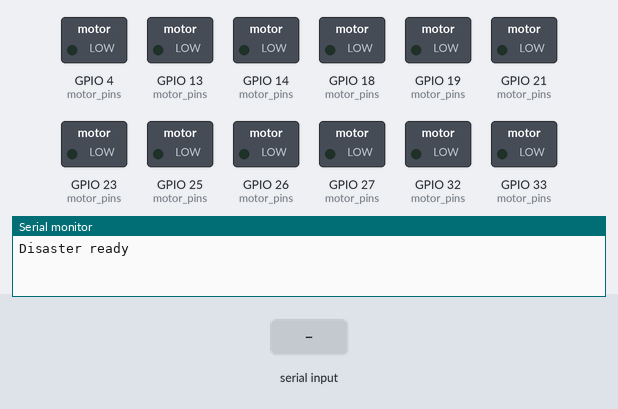
The sketch below on a simulated ESP32. On the bench: switched loads named in the sketch (green lamp = pin HIGH), the last lines printed to the serial monitor. The test bench sets the inputs (shaded band). Nothing arrives over Bluetooth unless stated.

Above: at 1.2 s.
1.3 s: "minus~" received over the second serial link
At 2.1 s:
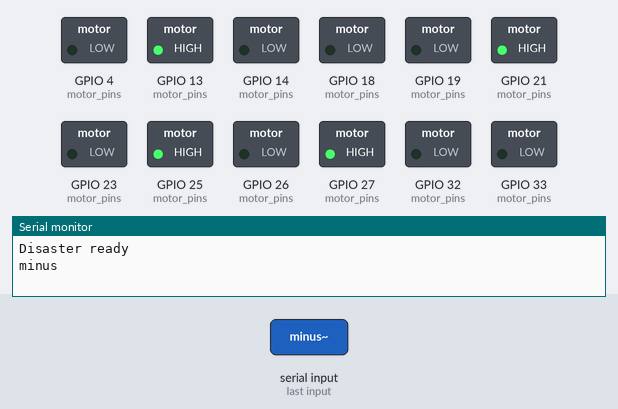
2.8 s: "w~" received over the second serial link
At 4.0 s:
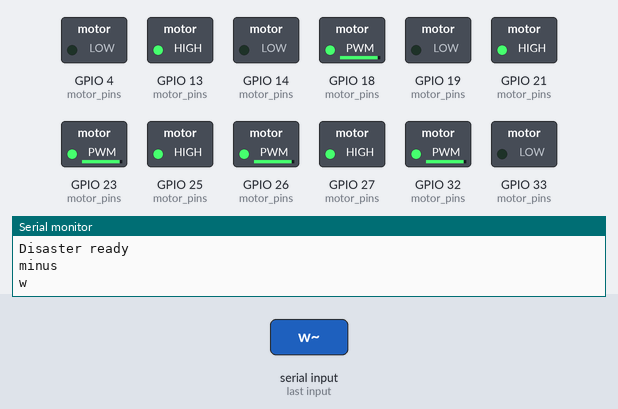
4.3 s: "a~" received over the second serial link
At 5.3 s:
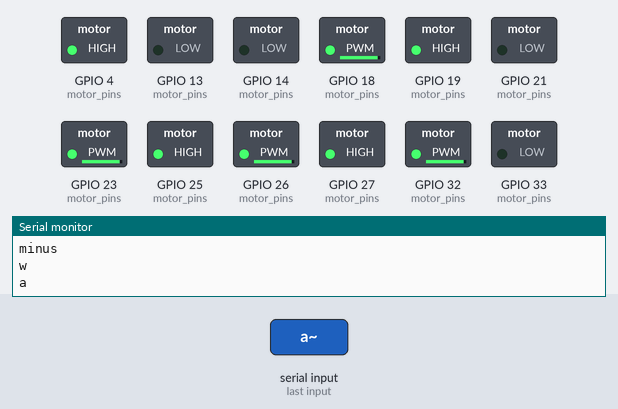
5.8 s: "s~" received over the second serial link
At 6.3 s:
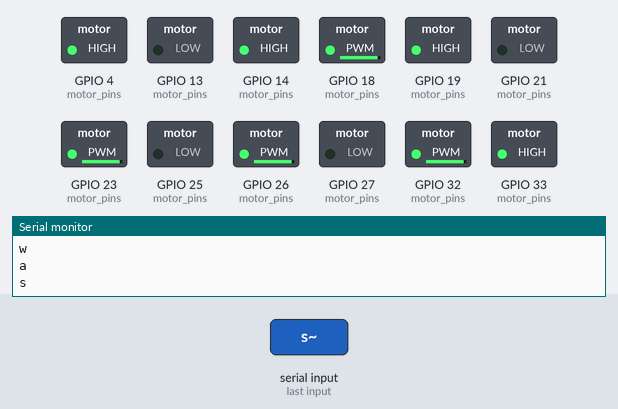
7.3 s: "d~" received over the second serial link
At 8.5 s:
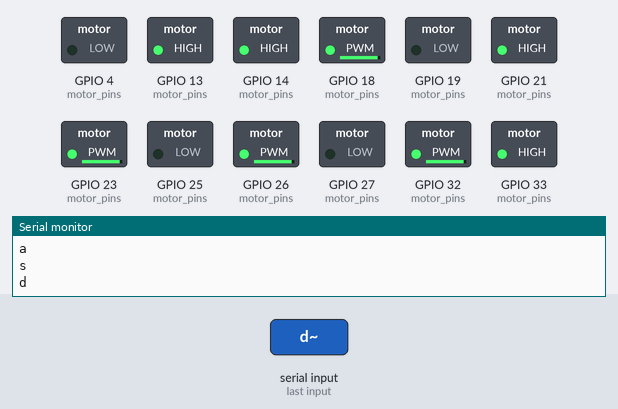
8.8 s: "aw~" received over the second serial link
At 9.5 s:
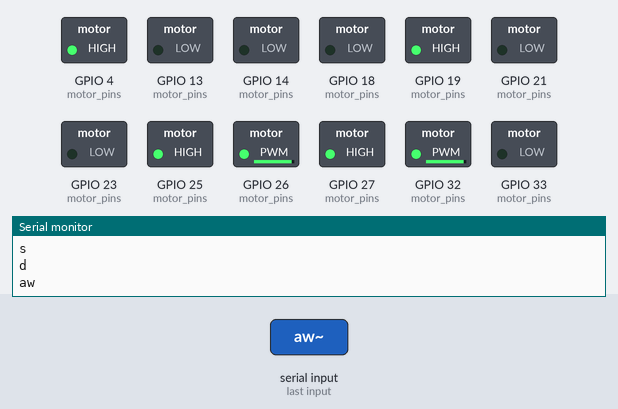
Timing chart, 0 to 11.3 s (numbered marks = the images above; inputs shaded):
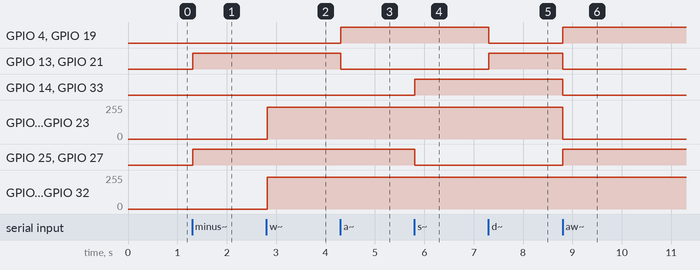

Measured:
- after the input at 1.3 s, GPIO 13 (motor_pins), GPIO 21 (motor_pins), GPIO 25 (motor_pins), GPIO 27 (motor_pins): LOW → HIGH at once
- after the input at 2.8 s, GPIO 18 (motor_pins), GPIO 23 (motor_pins), GPIO 26 (motor_pins), GPIO 32 (motor_pins): 0/255 → 240/255 at once
- after the input at 4.3 s, GPIO 4 (motor_pins), GPIO 19 (motor_pins): LOW → HIGH at once; GPIO 13 (motor_pins), GPIO 21 (motor_pins): HIGH → LOW at once
- after the input at 5.8 s, GPIO 14 (motor_pins), GPIO 33 (motor_pins): LOW → HIGH at once; GPIO 25 (motor_pins), GPIO 27 (motor_pins): HIGH → LOW at once
- after the input at 7.3 s, GPIO 4 (motor_pins), GPIO 19 (motor_pins): HIGH → LOW at once; GPIO 13 (motor_pins), GPIO 21 (motor_pins): LOW → HIGH at once
- after the input at 8.8 s, GPIO 4 (motor_pins), GPIO 19 (motor_pins), GPIO 25 (motor_pins), GPIO 27 (motor_pins): LOW → HIGH at once; GPIO 13 (motor_pins), GPIO 14 (motor_pins), GPIO 21 (motor_pins), GPIO 33 (motor_pins): HIGH → LOW at once; GPIO 18 (motor_pins), GPIO 23 (motor_pins): 240/255 → 0/255 at once

The sketch:

Omni.ino
```cpp
#include "BluetoothSerial.h"

#if !defined(CONFIG_BT_ENABLED) || !defined(CONFIG_BLUEDROID_ENABLED)
#error Bluetooth is not enabled! Please run `make menuconfig` to and enable it
#endif

#if !defined(CONFIG_BT_SPP_ENABLED)
#error Serial Bluetooth not available or not enabled. It is only available for the ESP32 chip.
#endif

BluetoothSerial SerialBT;

// Motor 1 (Front Right)
const int motor1_in1 = 25;  // White
const int motor1_in2 = 33;  // Gray
const int motor1_ena = 26;  // Purple

// Motor 2 (Front Left)
const int motor2_in1 = 21;  // Green
const int motor2_in2 = 19;  // Blue
const int motor2_ena = 18;  // White

// Motor 3 (Back Left)
const int motor3_in1 = 27;  // Violet
const int motor3_in2 = 14;  // Gray
const int motor3_ena = 32;  // Purple

// Motor 4 (Back Right)
const int motor4_in1 = 13;  // Blue
const int motor4_in2 = 4;   // Purple
const int motor4_ena = 23;   // White

// Speed (0-255)
int currentSpeed = 250;

void setup() {
  Serial.begin(115200);
  SerialBT.begin("IntentionalDisaster");

  int motor_pins[] = {
    motor1_in1, motor1_in2, motor1_ena,
    motor2_in1, motor2_in2, motor2_ena,
    motor3_in1, motor3_in2, motor3_ena,
    motor4_in1, motor4_in2, motor4_ena
  };

  for (int i = 0; i < 12; i++) {
    pinMode(motor_pins[i], OUTPUT);
  }

  Serial.println("Disaster ready");
}

// Function to control a motor
void controlMotor(int in1, int in2, int ena, int speed, bool forward) {
  digitalWrite(in1, forward);
  digitalWrite(in2, !forward);
  analogWrite(ena, speed);
}

// Move forward (adjusted for reversed motor)
void moveForward(int speed) {
  controlMotor(motor1_in1, motor1_in2, motor1_ena, speed, true);
  controlMotor(motor2_in1, motor2_in2, motor2_ena, speed, true);
  controlMotor(motor3_in1, motor3_in2, motor3_ena, speed, true);
  controlMotor(motor4_in1, motor4_in2, motor4_ena, speed, true);
}

// Move backward
void moveBackward(int speed) {
  controlMotor(motor1_in1, motor1_in2, motor1_ena, speed, false);
  controlMotor(motor2_in1, motor2_in2, motor2_ena, speed, false);
  controlMotor(motor3_in1, motor3_in2, motor3_ena, speed, false);
  controlMotor(motor4_in1, motor4_in2, motor4_ena, speed, false);
}

// Move left
void moveLeft(int speed) {
  controlMotor(motor1_in1, motor1_in2, motor1_ena, speed, true);
  controlMotor(motor2_in1, motor2_in2, motor2_ena, speed, false);
  controlMotor(motor3_in1, motor3_in2, motor3_ena, speed, true);
  controlMotor(motor4_in1, motor4_in2, motor4_ena, speed, false);
}

// Move right
void moveRight(int speed) {
  controlMotor(motor1_in1, motor1_in2, motor1_ena, speed, false);
  controlMotor(motor2_in1, motor2_in2, motor2_ena, speed, true);
  controlMotor(motor3_in1, motor3_in2, motor3_ena, speed, false);
  controlMotor(motor4_in1, motor4_in2, motor4_ena, speed, true);
}

// Move Diagonal Right
void moveDiagonalRight(int speed) {
  controlMotor(motor1_in1, motor1_in2, motor1_ena, 0, false);
  controlMotor(motor2_in1, motor2_in2, motor2_ena, speed, true);
  controlMotor(motor3_in1, motor3_in2, motor3_ena, 0, false);
  controlMotor(motor4_in1, motor4_in2, motor4_ena, speed, true);
}

// Move Diagonal Left
void moveDiagonalLeft(int speed) {
  controlMotor(motor1_in1, motor1_in2, motor1_ena, speed, true);
  controlMotor(motor2_in1, motor2_in2, motor2_ena, 0, false);
  controlMotor(motor3_in1, motor3_in2, motor3_ena, speed, true);
  controlMotor(motor4_in1, motor4_in2, motor4_ena, 0, false);
}

// Move Diagonal Right Reverse
void moveDiagonalRightReverse(int speed) {
  controlMotor(motor1_in1, motor1_in2, motor1_ena, speed, false);
  controlMotor(motor2_in1, motor2_in2, motor2_ena, 0, false);
  controlMotor(motor3_in1, motor3_in2, motor3_ena, speed, false);
  controlMotor(motor4_in1, motor4_in2, motor4_ena, 0, false);
}

// Move Diagonal Left Reverse
void moveDiagonalLeftReverse(int speed) {
  controlMotor(motor1_in1, motor1_in2, motor1_ena, 0, false);
  controlMotor(motor2_in1, motor2_in2, motor2_ena, speed, false);
  controlMotor(motor3_in1, motor3_in2, motor3_ena, 0, false);
  controlMotor(motor4_in1, motor4_in2, motor4_ena, speed, false);
}

// Spin Right
void spinRight(int speed) {
  controlMotor(motor1_in1, motor1_in2, motor1_ena, speed, false);
  controlMotor(motor2_in1, motor2_in2, motor2_ena, speed, true);
  controlMotor(motor3_in1, motor3_in2, motor3_ena, speed, true);
  controlMotor(motor4_in1, motor4_in2, motor4_ena, speed, false);
}

// Spin Left
void spinLeft(int speed) {
  controlMotor(motor1_in1, motor1_in2, motor1_ena, speed, true);
  controlMotor(motor2_in1, motor2_in2, motor2_ena, speed, false);
  controlMotor(motor3_in1, motor3_in2, motor3_ena, speed, false);
  controlMotor(motor4_in1, motor4_in2, motor4_ena, speed, true);
}

// Turn Right
void turnRight(int speed) {
  controlMotor(motor1_in1, motor1_in2, motor1_ena, 0, false);
  controlMotor(motor2_in1, motor2_in2, motor2_ena, speed, true);
  controlMotor(motor3_in1, motor3_in2, motor3_ena, speed, true);
  controlMotor(motor4_in1, motor4_in2, motor4_ena, 0, false);
}

// Turn Left
void turnLeft(int speed) {
  controlMotor(motor1_in1, motor1_in2, motor1_ena, speed, true);
  controlMotor(motor2_in1, motor2_in2, motor2_ena, 0, false);
  controlMotor(motor3_in1, motor3_in2, motor3_ena, 0, false);
  controlMotor(motor4_in1, motor4_in2, motor4_ena, speed, true);
}

// Rotate Right
void rotateRight(int speed) {
  controlMotor(motor1_in1, motor1_in2, motor1_ena, speed, false);
  controlMotor(motor2_in1, motor2_in2, motor2_ena, speed, true);
  controlMotor(motor3_in1, motor3_in2, motor3_ena, 0, false);
  controlMotor(motor4_in1, motor4_in2, motor4_ena, 0, false);
}

// Rotate Left
void rotateLeft(int speed) {
  controlMotor(motor1_in1, motor1_in2, motor1_ena, speed, true);
  controlMotor(motor2_in1, motor2_in2, motor2_ena, speed, false);
  controlMotor(motor3_in1, motor3_in2, motor3_ena, 0, false);
  controlMotor(motor4_in1, motor4_in2, motor4_ena, 0, false);
}


// Stop all motors
void stopMotors() {
  controlMotor(motor1_in1, motor1_in2, motor1_ena, 0, true);
  controlMotor(motor2_in1, motor2_in2, motor2_ena, 0, true);
  controlMotor(motor3_in1, motor3_in2, motor3_ena, 0, true);
  controlMotor(motor4_in1, motor4_in2, motor4_ena, 0, true);
}

void loop() {
  if (Serial.available()) {
    SerialBT.write(Serial.read());
  }
  if (SerialBT.available()) {
    String action = SerialBT.readStringUntil('~');
    Serial.println(action);

    if (action.equals("minus")) {
      if (currentSpeed - 10 >= 80) currentSpeed -= 10;
      SerialBT.print("SUGON SUCKER THE SPEED CHANGED TO ");
      SerialBT.println(currentSpeed);
    } else if (action.equals("plus") || action.equals("equal")) {
      if (currentSpeed + 10 <= 255) currentSpeed += 10;
      SerialBT.print("SUGON SUCKER THE SPEED CHANGED TO ");
      SerialBT.println(currentSpeed);
    }

    // Default
    if (action.equals("w")) moveForward(currentSpeed);
    else if (action.equals("a")) moveLeft(currentSpeed);
    else if (action.equals("s")) moveBackward(currentSpeed);
    else if (action.equals("d")) moveRight(currentSpeed);

    // Diagonal
    else if (action.equals("aw")) moveDiagonalLeft(currentSpeed);
    else if (action.equals("dw")) moveDiagonalRight(currentSpeed);
    else if (action.equals("as")) moveDiagonalLeftReverse(currentSpeed);
    else if (action.equals("ds")) moveDiagonalRightReverse(currentSpeed);

    // Spain without the a
    else if (action.equals("e")) spinRight(currentSpeed);
    else if (action.equals("q")) spinLeft(currentSpeed);

    // Turn (soft)
    else if (action.equals("ew")) turnRight(currentSpeed);
    else if (action.equals("qw")) turnLeft(currentSpeed);

    // Rotate (hard)
    else if (action.equals("de")) rotateRight(currentSpeed);
    else if (action.equals("aq")) rotateLeft(currentSpeed);

    // Else
    else if (action.equals("0")) {
      stopMotors();
      SerialBT.println("Yes boss I have stopped the motors");
    } else {
      stopMotors();
      SerialBT.println("Hmmmm, oh dear, oh no no no, or fiddlesticks, it seems like we are not getting any input now");
    }
  }
  delay(20);
}
```
